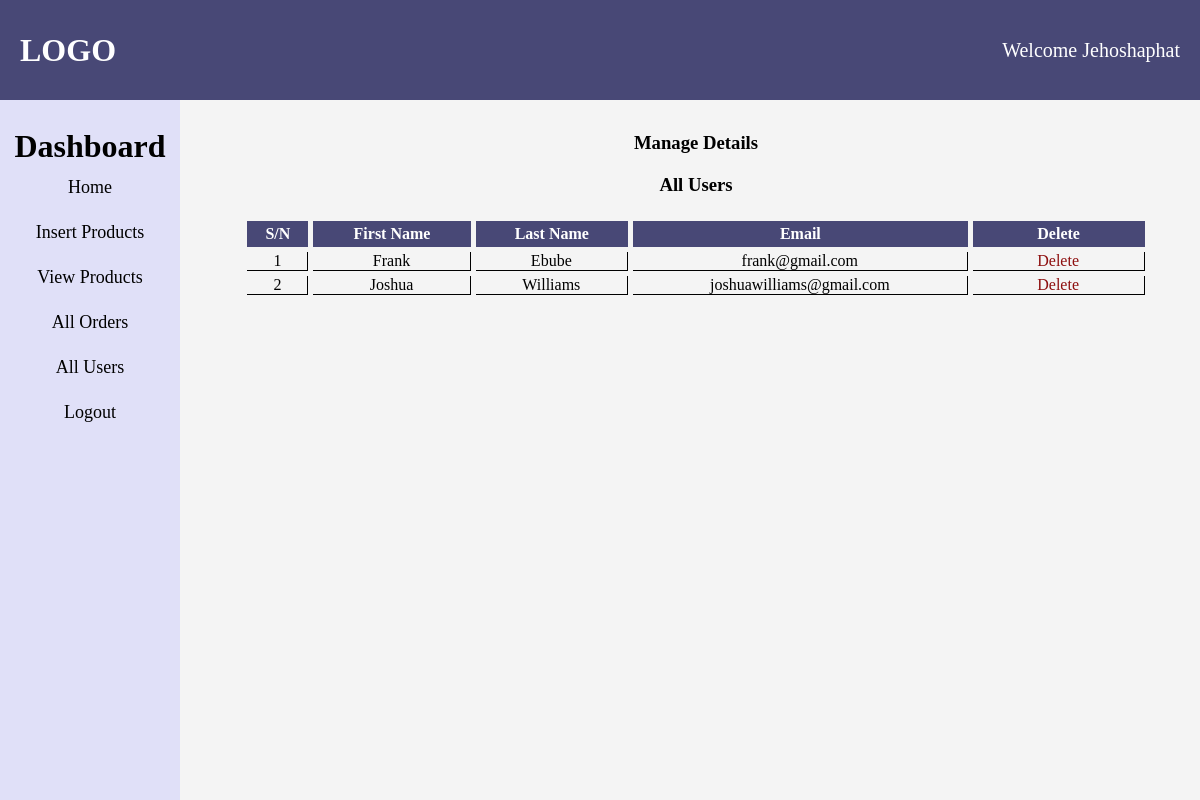
/Admin/All_Users.php (signed in), run on the app's committed database.
### tables this page shows
CREATE TABLE `users` (
  `id` int(6) NOT NULL,
  `first_name` varchar(100) NOT NULL,
  `last_name` varchar(100) NOT NULL,
  `email` varchar(100) NOT NULL,
  `password` varchar(255) NOT NULL,
  `role` enum('Admin','User') NOT NULL DEFAULT 'User'
);

### Admin/All_Users.php (the view, shortened to what this page needs)
<?php
include ("../include/connection.php");
if(isset($_SESSION['id'])){
    $select = "SELECT * FROM users WHERE role= 'Admin'";
    $stmt = $connection->query($select);
    $fetch =$stmt->fetch(PDO::FETCH_ASSOC);
    $id = $fetch['id'];
    if($_SESSION['id'] ==  $id){     ?>
<!DOCTYPE html>
<html lang="en">
<head>
    <link rel="stylesheet" href="style.css">
</head>
<body>
        <div class = 'Admin-header'>
            <h1>LOGO</h1>
            <ul>
                <li>
                    <?php
                        if(isset($_SESSION['id'])){
                            echo "<a href=''>Welcome ".$_SESSION['username']."</a>";
                        }else{
                            echo "<a href=''>Welcome Admin</a>";
                        }
                    ?>
                </li>
            </ul>
        </div>
        <div class = "main-container">
            <div class = "left-nav">
                    <h1 class = "dashboard">Dashboard </h1>
                    <div class = "Individual-btns">
                    <ul>
                            <li>
                                <a href="index.php">Home</a>
                            </li>
                            <li>
                                <a href="insert_product.php">Insert Products</a>
                            </li>
                            <li>
                                <a href="View_products.php">View Products</a>
                            </li>
                            <li>
                                <a href="List_orders.php">All Orders</a>
                            </li>
                            <li>
                                <a href="All_Users.php">All Users</a>
                            </li>
                            <li>
                                <a href="../Logout.php">Logout</a>
                            </li>
                    </ul>
                    </div>
                </div>
            <div class = "right-body">
                 <h3>Manage Details</h3>
                <h3>All Users</h3>
                <table  cellspacing = "5" cellpadding = "5"  >
						<thead>
                                <?php
                                    $get_users = "SELECT * FROM `users` WHERE role = 'User'";
                                    $result_users =$connection->query( $get_users);
                                    $row_count = $result_users->rowCount();
                                if($row_count==0){
                                    echo "<h2>No Users Yet</h2>";
                                }else{
                                    echo "<tr>
                                        <th>S/N</th>
                                        <th>First Name</th>
                                        <th>Last Name</th>
                                        <th> Email</th>
                                        <th>Delete</th>
                                    </tr>
                            </thead>";
                                $number = 0;
                                while($row_data = $result_users->fetch(PDO::FETCH_ASSOC)){
                                    $user_id= $row_data['id'];
                                    $first_name= $row_data['first_name'];
                                    $last_name= $row_data['last_name'];
                                    $user_email= $row_data['email'];
                                    $number++;
                                    echo "<tr>
                                    <td> $number</td>
                                    <td> $first_name</td>
                                    <td> $last_name</td>
                                    <td>$user_email</td>
                                    <td> <a class = 'delete-btn' href='index.php?delete_users=$user_id'>Delete</a> </td>
                                </tr>";
                                }
                            }
                                ?>
            </table>
        </div>
</body>
</html>
<?php }else{
            header('location:../index.php');
        }
}
?>

### Admin/style.css (style rules this page uses)
* { margin: 0; padding: 0; box-sizing: border-box; list-style-type: none; text-decoration: none; }
body { background-color: #f4f4f4; }
.Admin-header h1, a { color: white; margin: 20px; }
.Admin-header a { color: white; margin: 20px; font-size: 20px; }
.Admin-header { position: fixed; width: 100%; height: 100px; background-color: #484876; display: flex; justify-content: space-between; align-items: center; z-index: 1; }
h3 { text-align: center; color: black; margin: 20px; }
.main-container { width: 100%; height: 100vh; display: flex; background-color: #f4f4f4; }
.left-nav { position: fixed; width: 15%; display: flex; flex-direction: column; justify-content: center; align-items: center; flex: 1; background-color: #e0e0f8; margin-top: 6em; height: 100%; }
.right-body { width: 80%; flex: 6; margin: 7em 0 0 12em; }
.Individual-btns { flex: 5; }
.Individual-btns ul li a { color: black; line-height: 45px; font-size: 18px; text-align: center; }
table { width: 90%; margin: auto; }
th { background-color: #484876; padding: 4px; color: white; }
.delete-btn { padding: 5px; border-radius: 4px; cursor: pointer; width: 20px; color: rgb(141, 14, 14); }
td { text-align: center; border-bottom: 1px solid black; border-right: 1px solid black; }

### Admin/All_Users.php (style rules this page uses)
.dashboard { color: black; margin-top: 1em; }
ul { text-align: center; }

### data on the page
users: first_name "Frank", last_name "Ebube", email "frank@gmail.com"
users: first_name "Joshua", last_name "Williams", email "joshuawilliams@gmail.com"

### other printed values
$_SESSION['username'] "Jehoshaphat"
